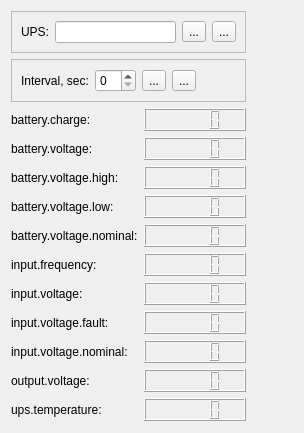
<?xml version="1.0" encoding="UTF-8"?>
<ui version="4.0">
 <class>MainBox</class>
 <widget class="QWidget" name="MainBox">
  <property name="geometry">
   <rect>
    <x>0</x>
    <y>0</y>
    <width>304</width>
    <height>433</height>
   </rect>
  </property>
  <property name="sizePolicy">
   <sizepolicy hsizetype="Fixed" vsizetype="Fixed">
    <horstretch>0</horstretch>
    <verstretch>0</verstretch>
   </sizepolicy>
  </property>
  <layout class="QHBoxLayout" name="horizontalLayout_3">
   <item>
    <widget class="QFrame" name="frame_3">
     <property name="sizePolicy">
      <sizepolicy hsizetype="Fixed" vsizetype="Fixed">
       <horstretch>0</horstretch>
       <verstretch>0</verstretch>
      </sizepolicy>
     </property>
     <property name="frameShape">
      <enum>QFrame::NoFrame</enum>
     </property>
     <property name="frameShadow">
      <enum>QFrame::Raised</enum>
     </property>
     <layout class="QVBoxLayout" name="verticalLayout">
      <property name="leftMargin">
       <number>0</number>
      </property>
      <property name="topMargin">
       <number>0</number>
      </property>
      <property name="rightMargin">
       <number>0</number>
      </property>
      <property name="bottomMargin">
       <number>0</number>
      </property>
      <item>
       <widget class="QFrame" name="frame">
        <property name="sizePolicy">
         <sizepolicy hsizetype="Preferred" vsizetype="Fixed">
          <horstretch>0</horstretch>
          <verstretch>0</verstretch>
         </sizepolicy>
        </property>
        <property name="frameShape">
         <enum>QFrame::StyledPanel</enum>
        </property>
        <property name="frameShadow">
         <enum>QFrame::Raised</enum>
        </property>
        <layout class="QHBoxLayout" name="horizontalLayout_2">
         <item>
          <widget class="QLabel" name="label">
           <property name="text">
            <string>UPS:</string>
           </property>
          </widget>
         </item>
         <item>
          <widget class="QLineEdit" name="le_ups"/>
         </item>
         <item>
          <widget class="QToolButton" name="btn_run">
           <property name="text">
            <string>...</string>
           </property>
          </widget>
         </item>
         <item>
          <widget class="QToolButton" name="btn_run_upsdrvctl">
           <property name="text">
            <string>...</string>
           </property>
          </widget>
         </item>
        </layout>
       </widget>
      </item>
      <item>
       <widget class="QFrame" name="frame_2">
        <property name="frameShape">
         <enum>QFrame::StyledPanel</enum>
        </property>
        <property name="frameShadow">
         <enum>QFrame::Raised</enum>
        </property>
        <layout class="QHBoxLayout" name="horizontalLayout">
         <item>
          <widget class="QLabel" name="label_2">
           <property name="text">
            <string>Interval, sec:</string>
           </property>
          </widget>
         </item>
         <item>
          <widget class="QSpinBox" name="sb_interval"/>
         </item>
         <item>
          <widget class="QToolButton" name="btn_start">
           <property name="text">
            <string>...</string>
           </property>
          </widget>
         </item>
         <item>
          <widget class="QToolButton" name="btn_stop">
           <property name="text">
            <string>...</string>
           </property>
          </widget>
         </item>
         <item>
          <spacer name="horizontalSpacer">
           <property name="orientation">
            <enum>Qt::Horizontal</enum>
           </property>
           <property name="sizeHint" stdset="0">
            <size>
             <width>40</width>
             <height>20</height>
            </size>
           </property>
          </spacer>
         </item>
        </layout>
       </widget>
      </item>
      <item>
       <layout class="QGridLayout" name="gridLayout">
        <item row="8" column="1">
         <widget class="QLCDNumber" name="lcd_input_voltage_fault"/>
        </item>
        <item row="0" column="0">
         <widget class="QLabel" name="lbl_battery_charge">
          <property name="text">
           <string>battery.charge:</string>
          </property>
         </widget>
        </item>
        <item row="2" column="0">
         <widget class="QLabel" name="lbl_battery_voltage_high">
          <property name="text">
           <string>battery.voltage.high:</string>
          </property>
         </widget>
        </item>
        <item row="3" column="0">
         <widget class="QLabel" name="lbl_battery_voltage_low">
          <property name="text">
           <string>battery.voltage.low:</string>
          </property>
         </widget>
        </item>
        <item row="11" column="0">
         <widget class="QLabel" name="lbl_ups_temperature">
          <property name="text">
           <string>ups.temperature:</string>
          </property>
         </widget>
        </item>
        <item row="5" column="0">
         <widget class="QLabel" name="lbl_battery_voltage_nominal">
          <property name="text">
           <string>battery.voltage.nominal:</string>
          </property>
         </widget>
        </item>
        <item row="7" column="0">
         <widget class="QLabel" name="lbl_input_voltage">
          <property name="text">
           <string>input.voltage:</string>
          </property>
         </widget>
        </item>
        <item row="7" column="1">
         <widget class="QLCDNumber" name="lcd_input_voltage"/>
        </item>
        <item row="3" column="1">
         <widget class="QLCDNumber" name="lcd_battery_voltage_low"/>
        </item>
        <item row="1" column="0">
         <widget class="QLabel" name="lbl_battery_voltage">
          <property name="text">
           <string>battery.voltage:</string>
          </property>
         </widget>
        </item>
        <item row="10" column="1">
         <widget class="QLCDNumber" name="lcd_output_voltage"/>
        </item>
        <item row="0" column="1">
         <widget class="QLCDNumber" name="lcd_battery_charge"/>
        </item>
        <item row="9" column="1">
         <widget class="QLCDNumber" name="lcd_input_voltage_nominal"/>
        </item>
        <item row="1" column="1">
         <widget class="QLCDNumber" name="lcd_battery_voltage"/>
        </item>
        <item row="5" column="1">
         <widget class="QLCDNumber" name="lcd_battery_voltage_nominal"/>
        </item>
        <item row="11" column="1">
         <widget class="QLCDNumber" name="lcd_ups_temperature"/>
        </item>
        <item row="9" column="0">
         <widget class="QLabel" name="lbl_input_voltage_nominal">
          <property name="text">
           <string>input.voltage.nominal:</string>
          </property>
         </widget>
        </item>
        <item row="6" column="1">
         <widget class="QLCDNumber" name="lcd_input_frequency"/>
        </item>
        <item row="8" column="0">
         <widget class="QLabel" name="lbl_input_voltage_fault">
          <property name="text">
           <string>input.voltage.fault:</string>
          </property>
         </widget>
        </item>
        <item row="10" column="0">
         <widget class="QLabel" name="lbl_output_voltage">
          <property name="text">
           <string>output.voltage:</string>
          </property>
         </widget>
        </item>
        <item row="2" column="1">
         <widget class="QLCDNumber" name="lcd_battery_voltage_high"/>
        </item>
        <item row="6" column="0">
         <widget class="QLabel" name="llb_input_frequency">
          <property name="text">
           <string>input.frequency:</string>
          </property>
         </widget>
        </item>
       </layout>
      </item>
     </layout>
    </widget>
   </item>
   <item>
    <widget class="GrapherBox" name="grapher_widget" native="true"/>
   </item>
  </layout>
 </widget>
 <customwidgets>
  <customwidget>
   <class>GrapherBox</class>
   <extends>QWidget</extends>
   <header>grapherbox.hpp</header>
   <container>1</container>
  </customwidget>
 </customwidgets>
 <resources/>
 <connections/>
</ui>
